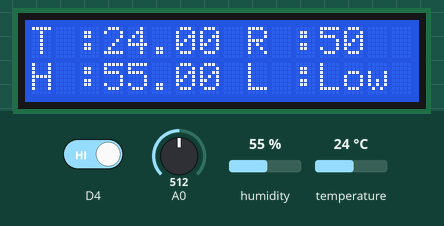
Recording of a sketch running on a simulated ESP8266 (NodeMCU). Parts: 16×2 character LCD. Inputs (shaded band) come from the test bench; at power-on: D4 HIGH, humidity 55 %, A0 = 512, temperature 24 °C. WiFi joins after 1.5 s; servers stay silent unless stated.

Above: at 3.0 s.
3.1 s: D4 driven LOW
At 4.0 s:
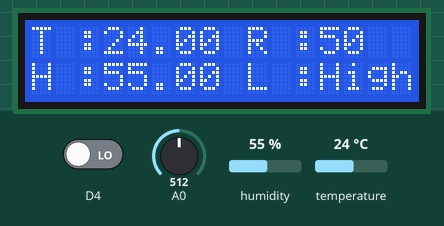
4.6 s: humidity set to 22 %
At 7.2 s:
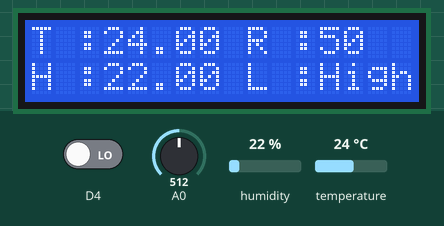
7.5 s: A0 set to 716
At 8.7 s:
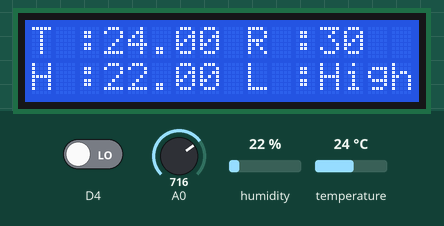
9.0 s: temperature set to 12 °C
At 10.9 s:
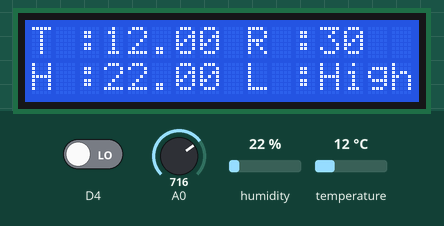
11.5 s: A0 set to 900
At 12.3 s:
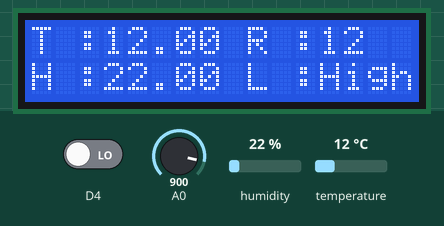
13.0 s: D4 driven HIGH
At 13.4 s:
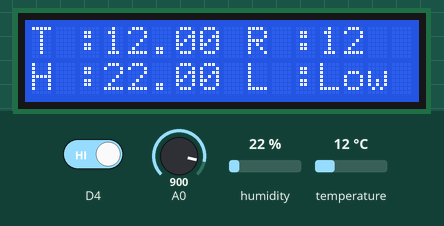
Timing chart, 0 to 15.5 s (numbered marks = the images above; inputs shaded):
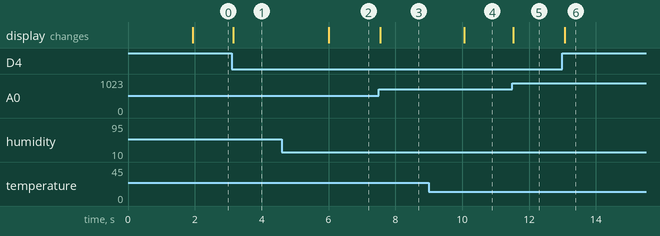

Measured:
- after the input at 3.1 s, the display: changes at once (image 1)
- after the input at 4.6 s, the display: changes after 1.4 s (image 2)
- after the input at 7.5 s, the display: changes after 0.05 s (image 3)
- after the input at 9.0 s, the display: changes after 1.1 s (image 4)
- after the input at 11.5 s, the display: changes at once (image 5)
- after the input at 13.0 s, the display: changes after 0.06 s (image 6)

The sketch:

CODE.ino
```cpp
#define BLYNK_TEMPLATE_ID "TMPL3eXdjItoh"
#define BLYNK_TEMPLATE_NAME "Weather"
#define BLYNK_AUTH_TOKEN "5Vml35abc0fdXN_SBiOZcnHsZPrlj8F4"


#include <LiquidCrystal_I2C.h>
#define BLYNK_PRINT Serial
#include <ESP8266WiFi.h>
#include <BlynkSimpleEsp8266.h>
#include <DHT.h>


LiquidCrystal_I2C lcd(0x27, 16, 2);
DHT dht(D3, DHT11); //(sensor pin,sensor type)
BlynkTimer timer;

char auth[] = "5Vml35abc0fdXN_SBiOZcnHsZPrlj8F4"; //Enter the Auth code which was send by Blink
char ssid[] = "1";  //Enter your WIFI Name
char pass[] = "12345678";  //Enter your WIFI Password

void weather() {
  float h = dht.readHumidity();
  float t = dht.readTemperature();
  int r = analogRead(A0);
  bool l = digitalRead(D4);

  r = map(r, 0, 1023, 100, 0);
  if (isnan(h) || isnan(t)) {
    Serial.println("Failed to read from DHT sensor!");
    return;
  }

  Blynk.virtualWrite(V0, t);  //V0 is for Temperature
  Blynk.virtualWrite(V1, h);  //V1 is for Humidity
  Blynk.virtualWrite(V2, r);  //V2 is for Rainfall

  if (l == 0) {
    WidgetLED led1(V3);
    led1.on();
    lcd.setCursor(9, 1);
    lcd.print("L :");
    lcd.print("High");
    lcd.print(" ");
  } else if (l == 1) {
    WidgetLED led1(V3);
    led1.off();
    lcd.setCursor(9, 1);
    lcd.print("L :");
    lcd.print("Low");
    lcd.print(" ");
  }

  lcd.setCursor(0, 0);
  lcd.print("T :");
  lcd.print(t);

  lcd.setCursor(0, 1);
  lcd.print("H :");
  lcd.print(h);

  lcd.setCursor(9, 0);
  lcd.print("R :");
  lcd.print(r);
  lcd.print("  ");

}

void setup() {
  Serial.begin(9600); // See the connection status in Serial Monitor
  lcd.init();
  lcd.backlight();
  Blynk.begin(auth, ssid, pass);
  dht.begin();
  // Setup a function to be called every second
  timer.setInterval(10L, weather);
}

void loop() {
  Blynk.run(); // Initiates Blynk
  timer.run(); // Initiates SimpleTimer
}
```
